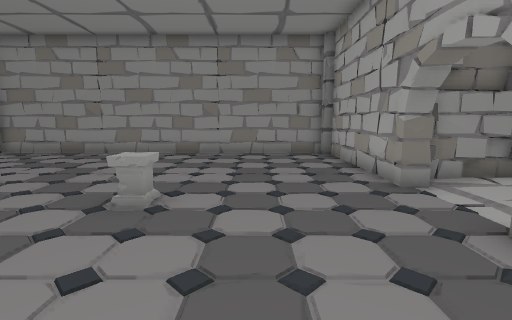
View 1 (above)

12 first-person views from a walk through a 3-D level made in the Unity game engine. The camera is 1.4 m above the floor, tilts 8° down and sees 85° across. The floor is counted in squares, 1 m on a side. Each view is taken from the middle of a square. On the plan, view 1 faces up. The plan holds only what a view shows up to about 14 squares ahead; the rest is blank. The place goes on beyond the plan. The player character is not drawn.

View 2
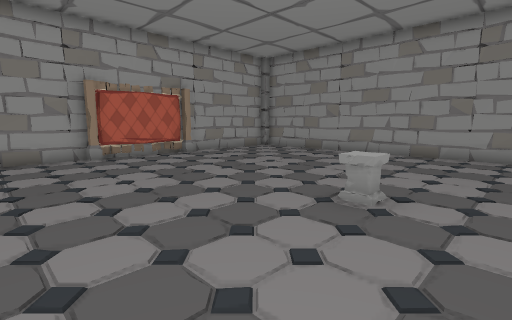

View 3
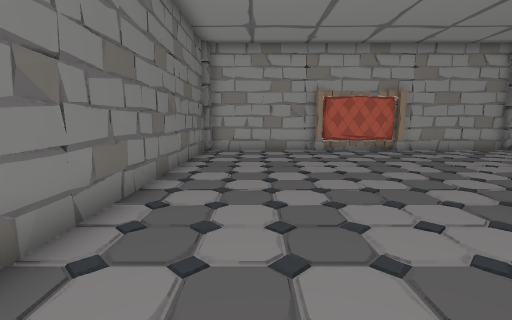

View 4
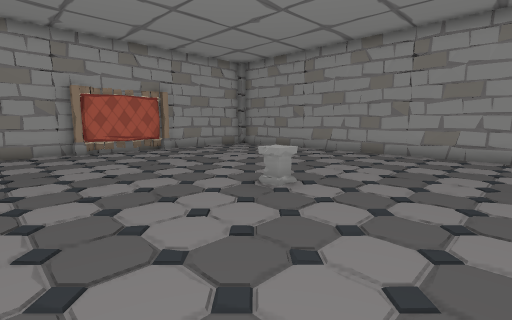

View 5
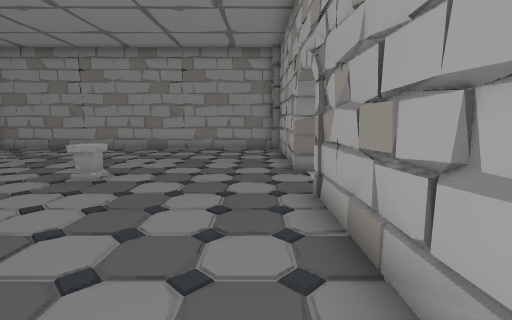

View 6
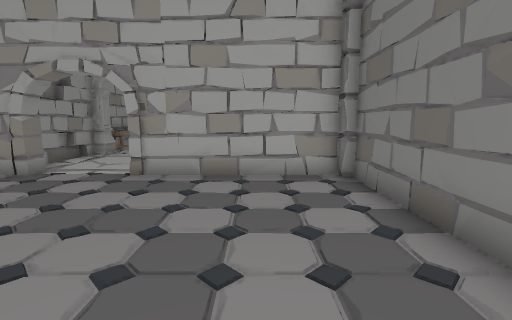

View 7
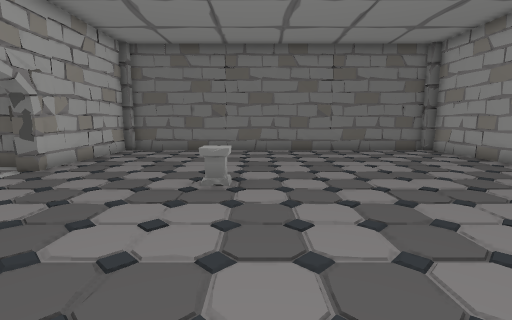

View 8
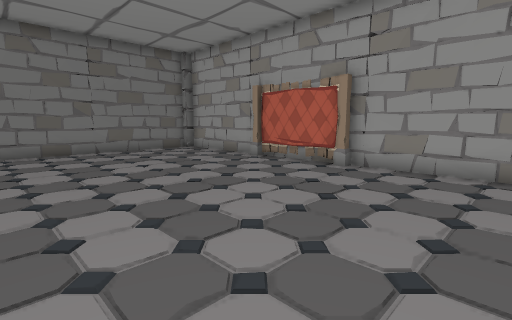

View 9
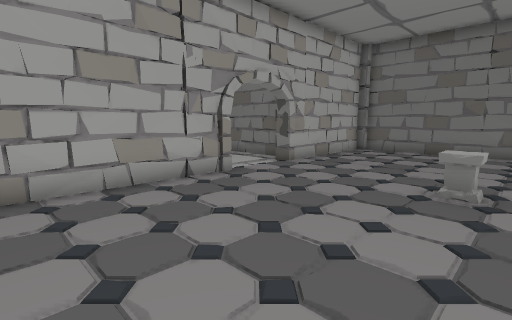

View 10
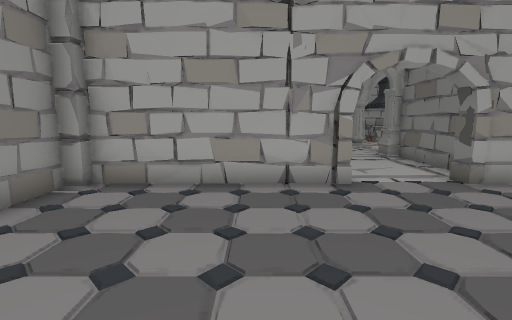

View 11
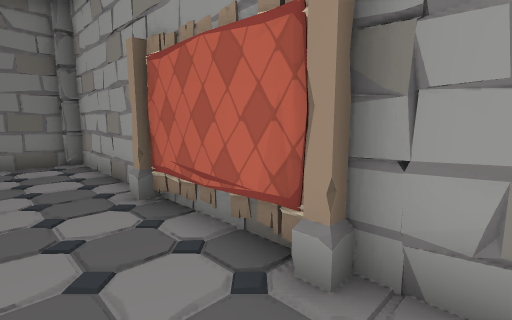

View 12
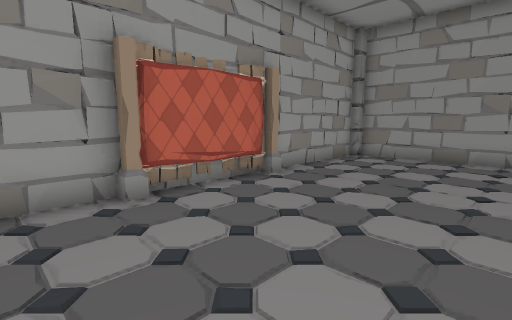

### Floor plan
Points are (right, up) in squares from view 1. A wall is a line through its corners. A room is listed if a view was taken in it or the views show most of it. See-through windows are left out.
Room 1 (views 1, 2, 3, 4, 5, 6, 7, 8, 9, 10, 11, 12)
walls: (-5, -2.3) (-4.3, -2.6) (-3.6, -2.4); (3, 5.9) (3.1, 6.2); (3, 6.2) (3.2, 7.8); (-0.1, -2.3) (0.4, -2.5); (3.2, 5.8) (3.2, 11.8); (-11.3, 2.6) (-11.3, -1.5); (3.3, 5.8) (3, 9.1); (-11.2, 6.6) (-11.4, 5.1); (-11.3, 0.8) (-11.5, 0.3); (3.3, 0.4) (3.1, 2.5) (3.3, 3.2); (3.3, 0.3) (3.1, 0.6) (3.3, 2.9); (-4.1, 12.2) (-4.6, 12.1); (-4.7, 12.2) (-5.7, 12.1); (3.2, 8.4) (3.1, 8.8) (3.3, 9.8); (-11.4, -0.1) (-11.3, -0.6); (3.1, -0.7) (3.3, -0.2); (-10.1, -2.3) (-9.6, -2.5); (-11.3, 8.9) (-11.4, 8.4); (3.1, 9.3) (3.3, 9.8); (-8.1, 12) (-8.6, 12.1); (3.2, -1.5) (3.2, 3.2); (-10.5, -2.4) (2.5, -2.4); (3.4, -1.4) (3, 0.7); (0.4, 12.1) (-0.6, 12); (-11.4, 9.7) (-11.3, 8.2); (3.3, 10.4) (3.1, 11.7); (-9.2, 12.2) (-10.7, 12); (-11.2, 10.7) (-11.4, 10.3); (1.9, 12) (1.4, 12.2); (2.9, 12.1) (-11.1, 12.1); (-11.4, 11.8) (-11.4, 6.3)
low walls: (-11.2, 2.5) (-11.4, 1.4); (-11.4, 4.3) (-11.3, 3.5); (3.3, 5.8) (3.2, 6.2); (3.2, 1.4) (3.1, 1.9); (-11.4, 6.2) (-11.3, 3.5); (-2, 12) (-2.5, 12.1); (-6.5, 12) (-7.4, 12.1); (-11.4, -0.7) (-11.3, -1.2); (3.1, -1.2) (3.2, -0.7)
ways out: opening at (3.5, 4.5)
objects: other object (-11, -3) to (-11, -2); other object (-11, 3); other object (-11, 7); other object (-2, 5); other object (3, -3) to (3, -2)

Positions as (right, up) in squares from view 1, and headings:
1: (0, 0), facing up
2: (0, 0), facing up-left
3: (2, 0), facing left
4: (2, 0), facing up-left
5: (2, -2), facing up
6: (-4, 0), facing right
7: (-3, 11), facing down
8: (-3, 11), facing down-left
9: (-3, 11), facing down-right
10: (-3, 8), facing right
11: (-9, 8), facing down-left
12: (-6, 1), facing up-left
